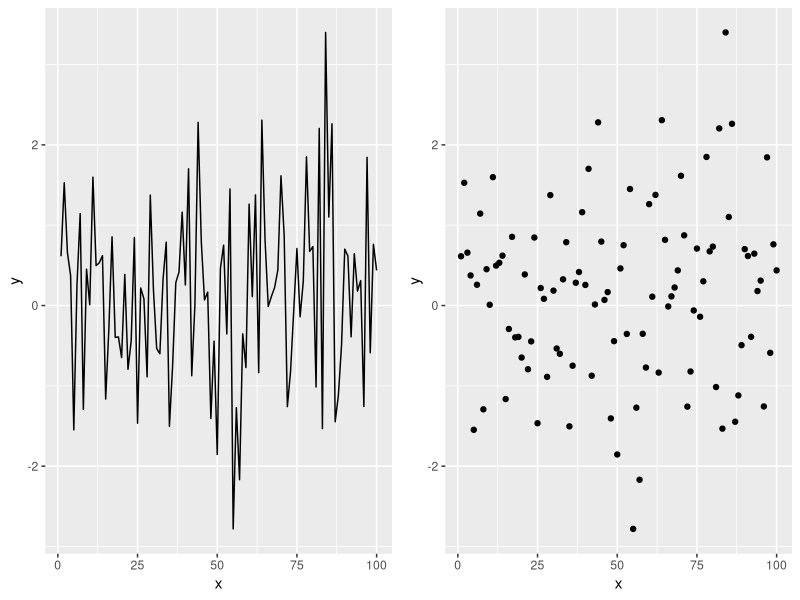

Write R code to recreate this figure.
## ---- chunk 1
knitr::opts_chunk$set(
  echo = TRUE, 
  fig.width = 8, 
  fig.height = 8, 
  fig.align =  "center")
## ---- chunk 2
library(tidyverse)
library(gridExtra)
## ---- chunk 3
x <- seq(1:100) 
y <- rnorm(100) 

data <- data.frame(x = x, y = y ) 

p1 <- ggplot(data, aes(x= x, y = y))+
  geom_line() 

p2 <- ggplot(data, aes(x= x, y = y))+ 
  geom_point()

grid.arrange(p1,p2, nrow=1)
